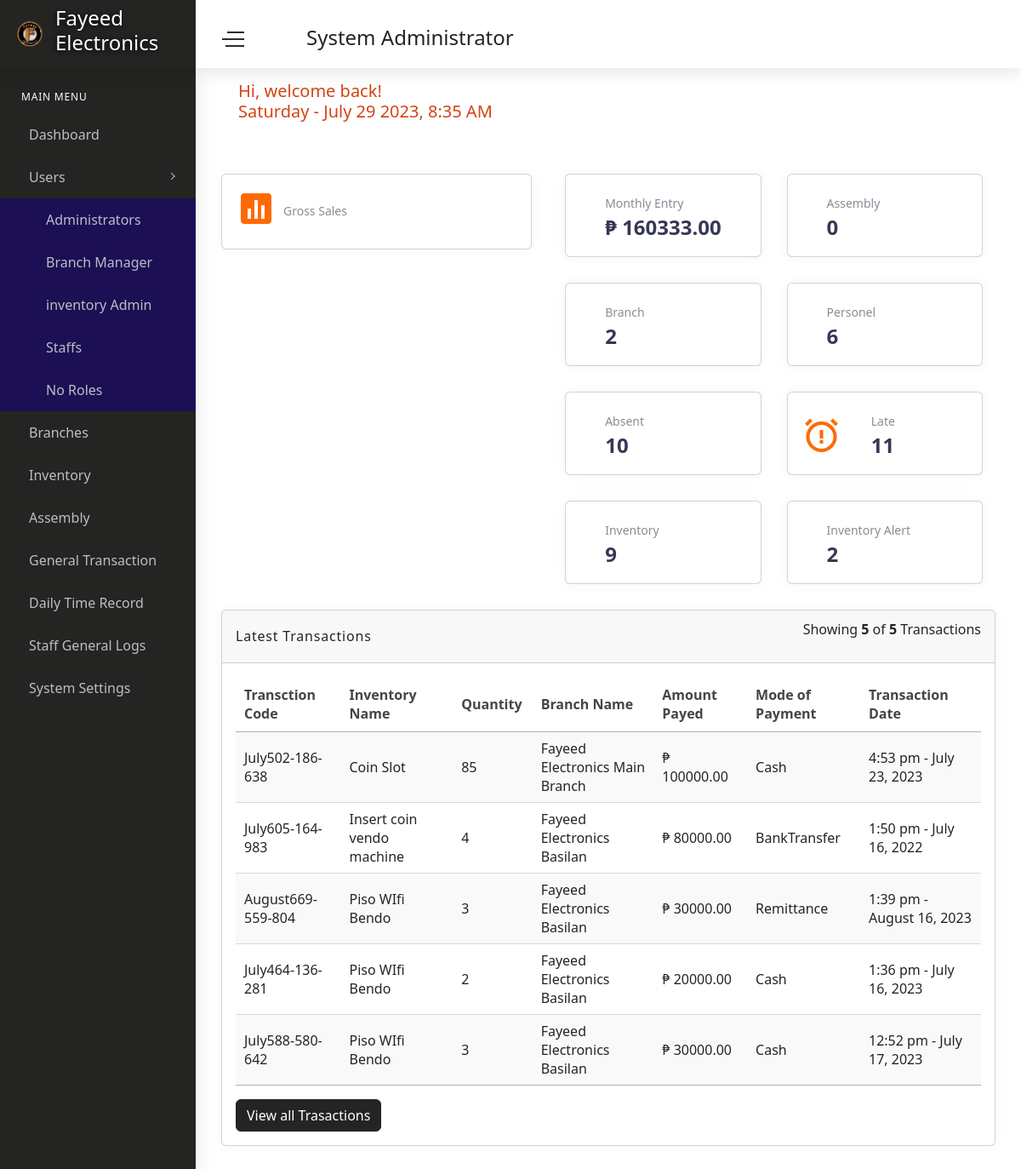
/admin/home.php (signed in), run on an earlier commit of the app's database.
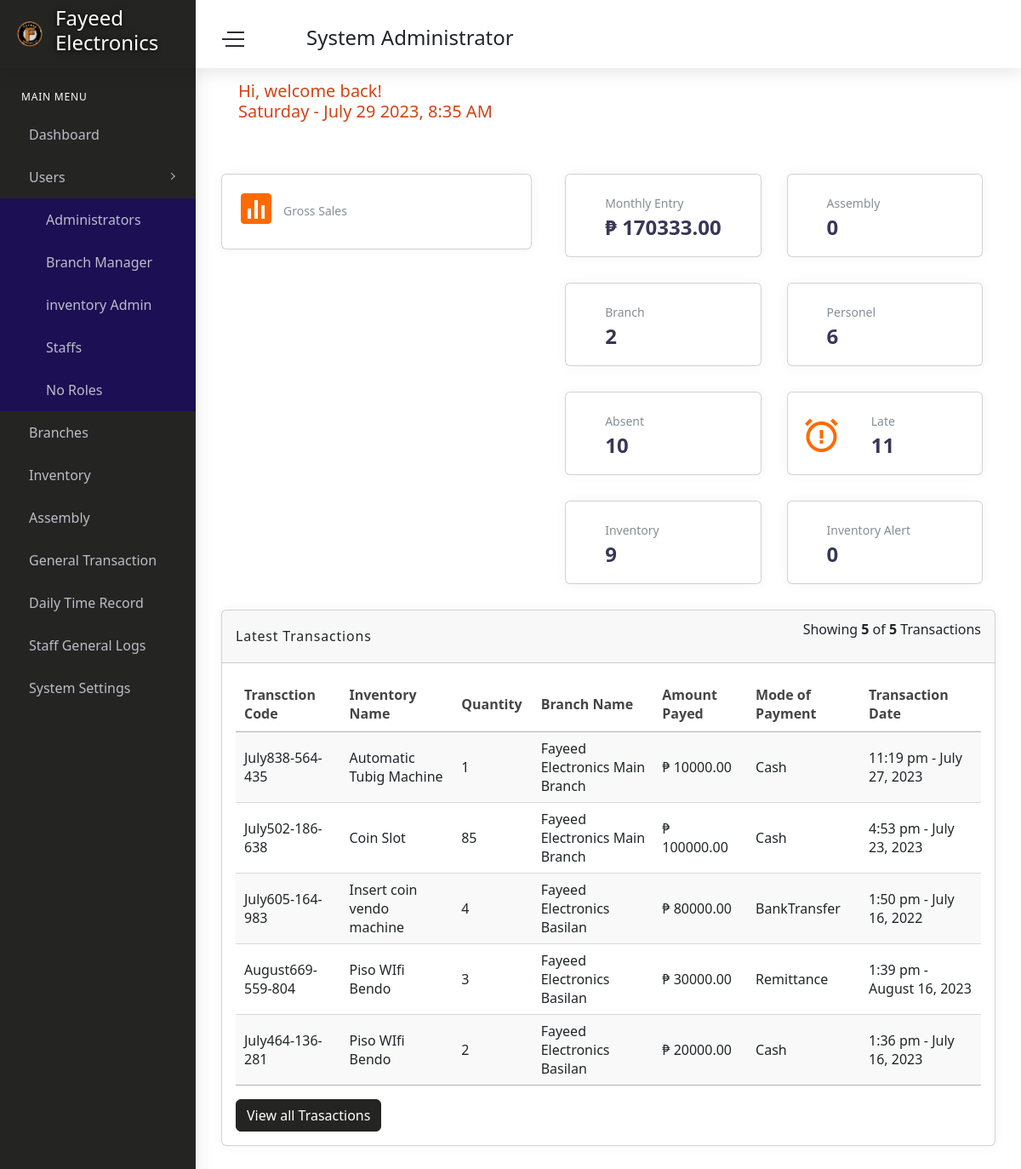
And on a later commit of the database.
### tables this page shows
CREATE TABLE `checkout` (
  `checkoutID` int(11) NOT NULL,
  `branchID` int(11) NOT NULL,
  `usersID` int(11) NOT NULL,
  `inventoryId` int(11) NOT NULL,
  `Transaction_code` varchar(100) DEFAULT NULL,
  `quantity` int(11) NOT NULL,
  `cleint_name` varchar(100) NOT NULL,
  `cleint_number` int(11) NOT NULL,
  `amount_payment` decimal(10,2) NOT NULL,
  `mop` varchar(40) DEFAULT NULL,
  `date` varchar(30) NOT NULL,
  `time` varchar(30) NOT NULL,
  `month` varchar(30) NOT NULL,
  `day` varchar(30) NOT NULL,
  `year` varchar(30) NOT NULL
);

CREATE TABLE `inventory` (
  `inventoryId` int(11) NOT NULL,
  `usersID` int(11) NOT NULL,
  `branchID` int(11) NOT NULL,
  `inventory_picture` varchar(255) DEFAULT NULL,
  `inventoryName` varchar(50) NOT NULL,
  `inventoryDesc` varchar(100) NOT NULL,
  `inventoryQty` int(30) NOT NULL,
  `product_code` varchar(50) NOT NULL,
  `price` int(11) NOT NULL,
  `added_date` datetime NOT NULL DEFAULT current_timestamp(),
  `updated` datetime NOT NULL DEFAULT current_timestamp()
);

CREATE TABLE `branches` (
  `branchID` int(11) NOT NULL,
  `usersID` int(11) NOT NULL,
  `Branch_Name` varchar(100) NOT NULL,
  `Branch_Address` varchar(100) NOT NULL,
  `city` varchar(50) DEFAULT NULL,
  `Branch_Contact_number` varchar(20) NOT NULL,
  `DateCreated` varchar(50) NOT NULL,
  `branch_email` varchar(50) NOT NULL,
  `status` int(1) DEFAULT 2
);

### admin/home.php (the view, shortened to what the changed rows need)
<?php include 'head.php';
$tranv = mysqli_query($con,"SELECT checkout.Transaction_code , inventory.inventoryName ,checkout.quantity ,branches.Branch_Name ,checkout.amount_payment ,checkout.mop ,checkout.date ,checkout.time from checkout join inventory on inventory.inventoryId = checkout.inventoryId join branches on branches.branchID = checkout.branchID ORDER BY checkout.checkoutID DESC LIMIT 5");
?>
    <link rel="stylesheet" href="https://cdnjs.cloudflare.com/ajax/libs/morris.js/0.5.1/morris.css">
    <link rel="stylesheet" href="https://cdnjs.cloudflare.com/ajax/libs/morris.js/0.5.1/morris.css">
<body>
    <div id="main-wrapper">
        <div class="content-body">
            <div class="container-fluid">
                <div class="row">
                    <div class="col-lg-7 col-sm-12 d-inline-flex flex-wrap">
                        <div class="col-lg-6 col-sm-6">
                            <div class="card" onclick="window.location.href='statistic.php'; return false;">
                                <div class="stat-widget-one card-body">
                                    <div class="stat-content d-inline-block">
                                        <div class="stat-text">Monthly Entry</div>
                                        <div class="stat-digit"><?php if($income['Total'] == 0){ echo "₱ 0";}else{ echo "₱ ".$income['Total'];}?></div>
                                    </div>
                                </div>
                            </div>
                        </div>
                        <div class="col-lg-6 col-sm-6">
                            <div class="card" onclick="window.location.href='alertproduct.php'; return false;">
                                <div class="stat-widget-one card-body">
                                    <div class="stat-content d-inline-block">
                                        <div class="stat-text">Inventory Alert</div>
                                        <div class="stat-digit"><?php echo $alertprd['total_arlert']?></div>
                                    </div>
                                </div>
                            </div>
                        </div>
                    </div>
                </div>
                <div class="row">
                    <div class="col-lg-12">
                        <div class="card">
                            <div class="card-body">
                                <div class="table-responsive">
                                    <table id="notable" class="display" style="min-width: 100%">
                                        <thead>
                                            <tr>
                                                <th>Transction Code</th>
                                                <th>Inventory Name</th>
                                                <th>Quantity</th>
                                                <th>Branch Name</th>
                                                <th>Amount Payed</th>
                                                <th>Mode of Payment</th>
                                                <th>Transaction Date</th>
                                            </tr>
                                        </thead>
                                        <tbody>
                                            <?php while($transaction = mysqli_fetch_array($tranv)){   ?>
                                                <tr>
                                                    <td><?php echo $transaction['Transaction_code'] ?></td>
                                                    <td><?php echo $transaction['inventoryName'] ?></td>
                                                    <td><?php echo $transaction['quantity'] ?></td>
                                                    <td><?php echo $transaction['Branch_Name'] ?></td>
                                                    <td>&#8369; <?php echo $transaction['amount_payment'] ?></td>
                                                    <td><?php echo $transaction['mop'] ?></td>
                                                    <td><?php echo $transaction['time']." - ".$transaction['date'] ?></td>
                                                </tr>
                                            <?php }?>
                                        </tbody>
                                    </table>
                                </div>
                            </div>
                        </div>
                    </div>
            </div>
        </div>
    </div>
</body>
</html>

What changed in the data, as far as the page shows it:
no longer on this page (row unchanged): checkout: Transaction_code "July588-580-642", inventory.inventoryName "Piso WIfi Bendo", quantity "3", branches.Branch_Name "Fayeed Electronics Basilan", amount_payment "30000.00", mop "Cash", time "12:52 pm", date "July 17, 2023"
added checkout: Transaction_code "July838-564-435", inventory.inventoryName "Automatic Tubig Machine", quantity "1", branches.Branch_Name "Fayeed Electronics Main Branch", amount_payment "10000.00", mop "Cash", time "11:19 pm", date "July 27, 2023"
Also different on the page:
$income['Total']: "160333.00" → "170333.00"
$alertprd['total_arlert']: "2" → "0"
